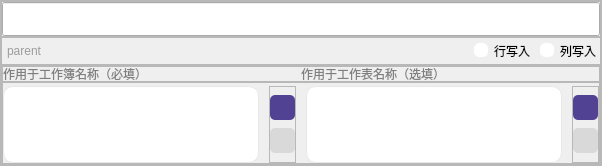
        <widget class="QFrame" name="basicInfo">
         <property name="minimumSize">
          <size>
           <width>0</width>
           <height>166</height>
          </size>
         </property>
         <property name="maximumSize">
          <size>
           <width>16777215</width>
           <height>183</height>
          </size>
         </property>
         <property name="autoFillBackground">
          <bool>false</bool>
         </property>
         <property name="frameShape">
          <enum>QFrame::StyledPanel</enum>
         </property>
         <property name="frameShadow">
          <enum>QFrame::Raised</enum>
         </property>
         <layout class="QVBoxLayout" name="verticalLayout_3">
          <property name="spacing">
           <number>0</number>
          </property>
          <property name="leftMargin">
           <number>0</number>
          </property>
          <property name="topMargin">
           <number>0</number>
          </property>
          <property name="rightMargin">
           <number>0</number>
          </property>
          <property name="bottomMargin">
           <number>0</number>
          </property>
          <item>
           <widget class="QFrame" name="frame">
            <property name="maximumSize">
             <size>
              <width>16777215</width>
              <height>36</height>
             </size>
            </property>
            <property name="frameShape">
             <enum>QFrame::StyledPanel</enum>
            </property>
            <property name="frameShadow">
             <enum>QFrame::Raised</enum>
            </property>
            <layout class="QHBoxLayout" name="horizontalLayout">
             <property name="leftMargin">
              <number>0</number>
             </property>
             <property name="topMargin">
              <number>0</number>
             </property>
             <property name="rightMargin">
              <number>0</number>
             </property>
             <property name="bottomMargin">
              <number>0</number>
             </property>
             <item>
              <widget class="QLineEdit" name="line_writerName">
               <property name="font">
                <font>
                 <pointsize>20</pointsize>
                 <bold>true</bold>
                </font>
               </property>
              </widget>
             </item>
            </layout>
           </widget>
          </item>
          <item>
           <widget class="QFrame" name="frame_2">
            <property name="maximumSize">
             <size>
              <width>16777215</width>
              <height>30</height>
             </size>
            </property>
            <property name="frameShape">
             <enum>QFrame::StyledPanel</enum>
            </property>
            <property name="frameShadow">
             <enum>QFrame::Raised</enum>
            </property>
            <layout class="QHBoxLayout" name="horizontalLayout_2">
             <property name="leftMargin">
              <number>5</number>
             </property>
             <property name="topMargin">
              <number>0</number>
             </property>
             <property name="rightMargin">
              <number>0</number>
             </property>
             <property name="bottomMargin">
              <number>0</number>
             </property>
             <item>
              <widget class="QLabel" name="label_writerParent">
               <property name="focusPolicy">
                <enum>Qt::ClickFocus</enum>
               </property>
               <property name="styleSheet">
                <string notr="true">color: rgb(156, 156, 156);</string>
               </property>
               <property name="text">
                <string>parent</string>
               </property>
               <property name="alignment">
                <set>Qt::AlignLeading|Qt::AlignLeft|Qt::AlignVCenter</set>
               </property>
              </widget>
             </item>
             <item>
              <spacer name="horizontalSpacer">
               <property name="orientation">
                <enum>Qt::Horizontal</enum>
               </property>
               <property name="sizeType">
                <enum>QSizePolicy::Preferred</enum>
               </property>
               <property name="sizeHint" stdset="0">
                <size>
                 <width>40</width>
                 <height>20</height>
                </size>
               </property>
              </spacer>
             </item>
             <item>
              <widget class="QCheckBox" name="checkBox_writerAsRow">
               <property name="maximumSize">
                <size>
                 <width>60</width>
                 <height>16777215</height>
                </size>
               </property>
               <property name="styleSheet">
                <string notr="true">QCheckBox::indicator {
    
    background-color: white;
    border-radius: 5px;
    border-style: solid;
    border-width: 1px;
    border-color: white;
}
QCheckBox::indicator:checked {
    background-color: rgb(102, 86, 180)
}

</string>
               </property>
               <property name="text">
                <string>行写入</string>
               </property>
              </widget>
             </item>
             <item>
              <widget class="QCheckBox" name="checkBox_writerAsColumn">
               <property name="maximumSize">
                <size>
                 <width>60</width>
                 <height>16777215</height>
                </size>
               </property>
               <property name="styleSheet">
                <string notr="true">QCheckBox::indicator {
    
    background-color: white;
    border-radius: 5px;
    border-style: solid;
    border-width: 1px;
    border-color: white;
}
QCheckBox::indicator:checked {
    background-color: rgb(102, 86, 180)
}

</string>
               </property>
               <property name="text">
                <string>列写入</string>
               </property>
              </widget>
             </item>
            </layout>
           </widget>
          </item>
          <item>
           <widget class="QFrame" name="frame_3">
            <property name="maximumSize">
             <size>
              <width>16777215</width>
              <height>100</height>
             </size>
            </property>
            <property name="frameShape">
             <enum>QFrame::StyledPanel</enum>
            </property>
            <property name="frameShadow">
             <enum>QFrame::Raised</enum>
            </property>
            <layout class="QVBoxLayout" name="verticalLayout_4">
             <property name="spacing">
              <number>0</number>
             </property>
             <property name="leftMargin">
              <number>0</number>
             </property>
             <property name="topMargin">
              <number>0</number>
             </property>
             <property name="rightMargin">
              <number>0</number>
             </property>
             <property name="bottomMargin">
              <number>0</number>
             </property>
             <item>
              <widget class="QFrame" name="frame_5">
               <property name="maximumSize">
                <size>
                 <width>16777215</width>
                 <height>20</height>
                </size>
               </property>
               <property name="frameShape">
                <enum>QFrame::StyledPanel</enum>
               </property>
               <property name="frameShadow">
                <enum>QFrame::Raised</enum>
               </property>
               <layout class="QHBoxLayout" name="horizontalLayout_3">
                <property name="spacing">
                 <number>0</number>
                </property>
                <property name="leftMargin">
                 <number>0</number>
                </property>
                <property name="topMargin">
                 <number>0</number>
                </property>
                <property name="rightMargin">
                 <number>0</number>
                </property>
                <property name="bottomMargin">
                 <number>0</number>
                </property>
                <item>
                 <widget class="QLabel" name="label_2">
                  <property name="minimumSize">
                   <size>
                    <width>240</width>
                    <height>0</height>
                   </size>
                  </property>
                  <property name="maximumSize">
                   <size>
                    <width>16777215</width>
                    <height>14</height>
                   </size>
                  </property>
                  <property name="styleSheet">
                   <string notr="true">color: rgb(127, 127, 127);</string>
                  </property>
                  <property name="text">
                   <string>作用于工作簿名称（必填）</string>
                  </property>
                 </widget>
                </item>
                <item>
                 <widget class="QLabel" name="label_3">
                  <property name="maximumSize">
                   <size>
                    <width>16777215</width>
                    <height>14</height>
                   </size>
                  </property>
                  <property name="styleSheet">
                   <string notr="true">color: rgb(127, 127, 127);</string>
                  </property>
                  <property name="text">
                   <string>作用于工作表名称（选填）</string>
                  </property>
                 </widget>
                </item>
               </layout>
              </widget>
             </item>
             <item>
              <widget class="QFrame" name="frame_4">
               <property name="frameShape">
                <enum>QFrame::StyledPanel</enum>
               </property>
               <property name="frameShadow">
                <enum>QFrame::Raised</enum>
               </property>
               <layout class="QHBoxLayout" name="horizontalLayout_4">
                <property name="spacing">
                 <number>10</number>
                </property>
                <property name="leftMargin">
                 <number>0</number>
                </property>
                <property name="topMargin">
                 <number>3</number>
                </property>
                <property name="rightMargin">
                 <number>0</number>
                </property>
                <property name="bottomMargin">
                 <number>0</number>
                </property>
                <item>
                 <widget class="QListWidget" name="list_Writer_wbName">
                  <property name="styleSheet">
                   <string notr="true">*{border-radius:10px;
background-color: rgb(255, 255, 255);
border:1px solid rgb(232, 232, 232);
color: rgb(121, 121, 121)}

QScrollBar {              
            border: none;
            background:white;
            width:3px;
            margin: 0px 0px 0px 0px;
        }
        QScrollBar::handle {
            background: qlineargradient(x1:0, y1:0, x2:1, y2:0,
            stop: 0 rgb(32, 47, 130), stop: 0.5 rgb(32, 47, 130), stop:1 rgb(32, 47, 130));
            min-height: 0px;
        }
        QScrollBar::add-line{
            background: qlineargradient(x1:0, y1:0, x2:1, y2:0,
            stop: 0 rgb(32, 47, 130), stop: 0.5 rgb(32, 47, 130),  stop:1 rgb(32, 47, 130));
            height: 0px;
            subcontrol-position: bottom;
            subcontrol-origin: margin;
        }
        QScrollBar::sub-line {
            background: qlineargradient(x1:0, y1:0, x2:1, y2:0,
            stop: 0  rgb(32, 47, 130), stop: 0.5 rgb(32, 47, 130),  stop:1 rgb(32, 47, 130));
            height: 0 px;
            subcontrol-position: top;
            subcontrol-origin: margin;
        }</string>
                  </property>
                 </widget>
                </item>
                <item>
                 <widget class="QFrame" name="frame_6">
                  <property name="minimumSize">
                   <size>
                    <width>25</width>
                    <height>0</height>
                   </size>
                  </property>
                  <property name="frameShape">
                   <enum>QFrame::StyledPanel</enum>
                  </property>
                  <property name="frameShadow">
                   <enum>QFrame::Raised</enum>
                  </property>
                  <layout class="QVBoxLayout" name="verticalLayout_5">
                   <property name="spacing">
                    <number>0</number>
                   </property>
                   <property name="leftMargin">
                    <number>0</number>
                   </property>
                   <property name="topMargin">
                    <number>0</number>
                   </property>
                   <property name="rightMargin">
                    <number>0</number>
                   </property>
                   <property name="bottomMargin">
                    <number>0</number>
                   </property>
                   <item>
                    <widget class="QPushButton" name="btn_writer_addWbName">
                     <property name="minimumSize">
                      <size>
                       <width>25</width>
                       <height>25</height>
                      </size>
                     </property>
                     <property name="maximumSize">
                      <size>
                       <width>25</width>
                       <height>25</height>
                      </size>
                     </property>
                     <property name="styleSheet">
                      <string notr="true">*{border-radius:5px;
	font-size:12px;
	color: rgb(255, 255, 255);
	
	background-color:rgb(81, 66, 147) ;
}

*:hover{
	
	background-color: rgb(255, 179, 54);
}
QPushButton:pressed{
	
	background-color: rgb(235, 159, 34);
}</string>
                     </property>
                     <property name="text">
                      <string/>
                     </property>
                     <property name="icon">
                      <iconset resource="../resource.qrc">
                       <normaloff>:/icons/icon/加减组件加号.ico</normaloff>:/icons/icon/加减组件加号.ico</iconset>
                     </property>
                    </widget>
                   </item>
                   <item>
                    <widget class="QPushButton" name="btn_Writer_deleteWbName">
                     <property name="minimumSize">
                      <size>
                       <width>25</width>
                       <height>25</height>
                      </size>
                     </property>
                     <property name="maximumSize">
                      <size>
                       <width>25</width>
                       <height>25</height>
                      </size>
                     </property>
                     <property name="styleSheet">
                      <string notr="true">*{border-radius:5px;
	font-size:12px;
	color: rgb(255, 255, 255);
	
	background-color:rgb(217, 217, 217) ;
}

*:hover{
	
	background-color: rgb(223, 145, 146);
}
QPushButton:pressed{
	
	background-color: rgb(203, 125, 126);
}</string>
                     </property>
                     <property name="text">
                      <string/>
                     </property>
                     <property name="icon">
                      <iconset resource="../resource.qrc">
                       <normaloff>:/icons/icon/减号.ico</normaloff>:/icons/icon/减号.ico</iconset>
                     </property>
                    </widget>
                   </item>
                  </layout>
                 </widget>
                </item>
                <item>
                 <widget class="QListWidget" name="list_writer_sheetName">
                  <property name="minimumSize">
                   <size>
                    <width>0</width>
                    <height>0</height>
                   </size>
                  </property>
                  <property name="styleSheet">
                   <string notr="true">*{border-radius:10px;
background-color: rgb(255, 255, 255);
border:1px solid rgb(232, 232, 232);
color: rgb(121, 121, 121)}

QScrollBar {              
            border: none;
            background:white;
            width:3px;
            margin: 0px 0px 0px 0px;
        }
        QScrollBar::handle {
            background: qlineargradient(x1:0, y1:0, x2:1, y2:0,
            stop: 0 rgb(32, 47, 130), stop: 0.5 rgb(32, 47, 130), stop:1 rgb(32, 47, 130));
            min-height: 0px;
        }
        QScrollBar::add-line{
            background: qlineargradient(x1:0, y1:0, x2:1, y2:0,
            stop: 0 rgb(32, 47, 130), stop: 0.5 rgb(32, 47, 130),  stop:1 rgb(32, 47, 130));
            height: 0px;
            subcontrol-position: bottom;
            subcontrol-origin: margin;
        }
        QScrollBar::sub-line {
            background: qlineargradient(x1:0, y1:0, x2:1, y2:0,
            stop: 0  rgb(32, 47, 130), stop: 0.5 rgb(32, 47, 130),  stop:1 rgb(32, 47, 130));
            height: 0 px;
            subcontrol-position: top;
            subcontrol-origin: margin;
        }</string>
                  </property>
                 </widget>
                </item>
                <item>
                 <widget class="QFrame" name="frame_7">
                  <property name="minimumSize">
                   <size>
                    <width>25</width>
                    <height>0</height>
                   </size>
                  </property>
                  <property name="frameShape">
                   <enum>QFrame::StyledPanel</enum>
                  </property>
                  <property name="frameShadow">
                   <enum>QFrame::Raised</enum>
                  </property>
                  <layout class="QVBoxLayout" name="verticalLayout_6">
                   <property name="spacing">
                    <number>0</number>
                   </property>
                   <property name="leftMargin">
                    <number>0</number>
                   </property>
                   <property name="topMargin">
                    <number>0</number>
                   </property>
                   <property name="rightMargin">
                    <number>0</number>
                   </property>
                   <property name="bottomMargin">
                    <number>0</number>
                   </property>
                   <item alignment="Qt::AlignRight">
                    <widget class="QPushButton" name="btn_writer_addSheetName">
                     <property name="minimumSize">
                      <size>
                       <width>25</width>
                       <height>25</height>
                      </size>
                     </property>
                     <property name="maximumSize">
                      <size>
                       <width>25</width>
                       <height>25</height>
                      </size>
                     </property>
                     <property name="whatsThis">
                      <string>&lt;html&gt;&lt;head/&gt;&lt;body&gt;&lt;p&gt;&lt;br/&gt;&lt;/p&gt;&lt;/body&gt;&lt;/html&gt;</string>
                     </property>
                     <property name="styleSheet">
                      <string notr="true">*{border-radius:5px;
	font-size:12px;
	color: rgb(255, 255, 255);
	
	background-color:rgb(81, 66, 147) ;
}

*:hover{
	
	background-color: rgb(255, 179, 54);
}
QPushButton:pressed{
	
	background-color: rgb(235, 159, 34);
}</string>
                     </property>
                     <property name="text">
                      <string/>
                     </property>
                     <property name="icon">
                      <iconset resource="../resource.qrc">
                       <normaloff>:/icons/icon/加减组件加号.ico</normaloff>:/icons/icon/加减组件加号.ico</iconset>
                     </property>
                    </widget>
                   </item>
                   <item alignment="Qt::AlignRight">
                    <widget class="QPushButton" name="btn_writer_deleteSheetName">
                     <property name="minimumSize">
                      <size>
                       <width>25</width>
                       <height>25</height>
                      </size>
                     </property>
                     <property name="maximumSize">
                      <size>
                       <width>25</width>
                       <height>25</height>
                      </size>
                     </property>
                     <property name="styleSheet">
                      <string notr="true">*{border-radius:5px;
	font-size:12px;
	color: rgb(255, 255, 255);
	
	background-color:rgb(217, 217, 217) ;
}

*:hover{
	
	background-color: rgb(223, 145, 146);
}
QPushButton:pressed{
	
	background-color: rgb(203, 125, 126);
}</string>
                     </property>
                     <property name="text">
                      <string/>
                     </property>
                     <property name="icon">
                      <iconset resource="../resource.qrc">
                       <normaloff>:/icons/icon/减号.ico</normaloff>:/icons/icon/减号.ico</iconset>
                     </property>
                    </widget>
                   </item>
                  </layout>
                 </widget>
                </item>
               </layout>
              </widget>
             </item>
            </layout>
           </widget>
          </item>
         </layout>
        </widget>
